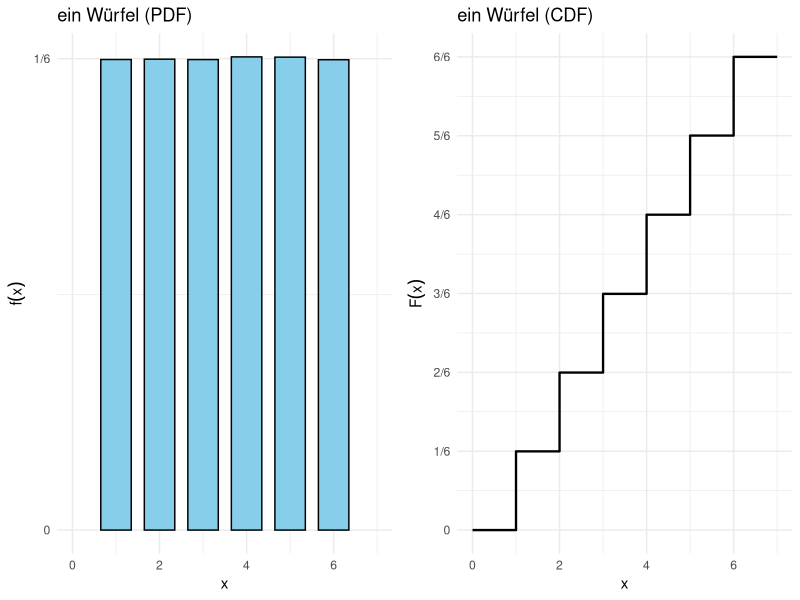
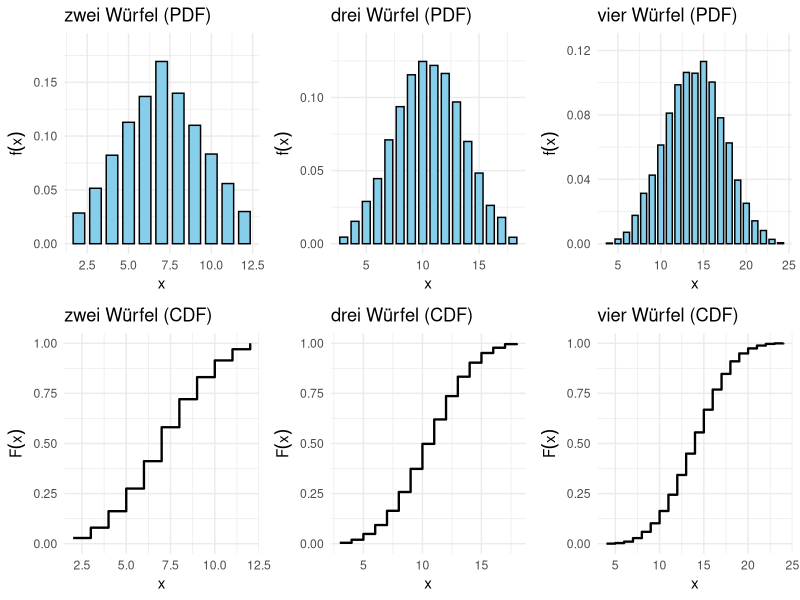
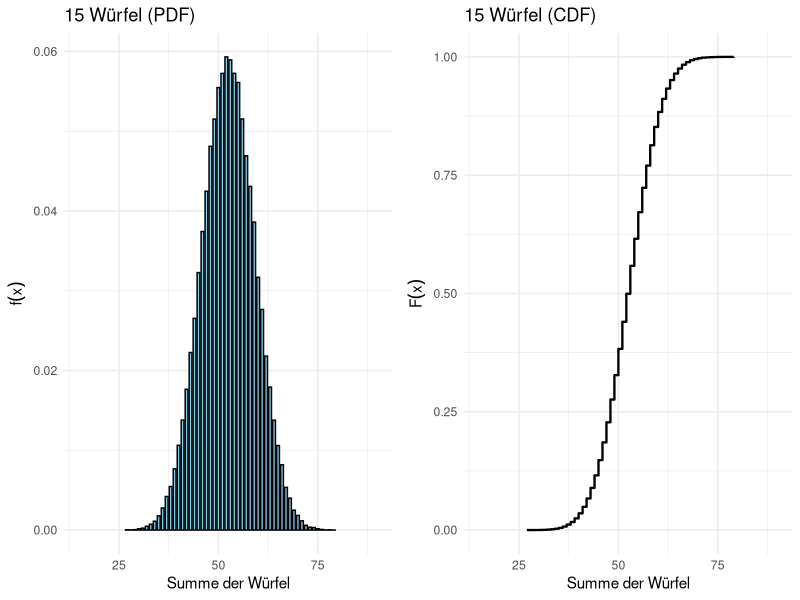
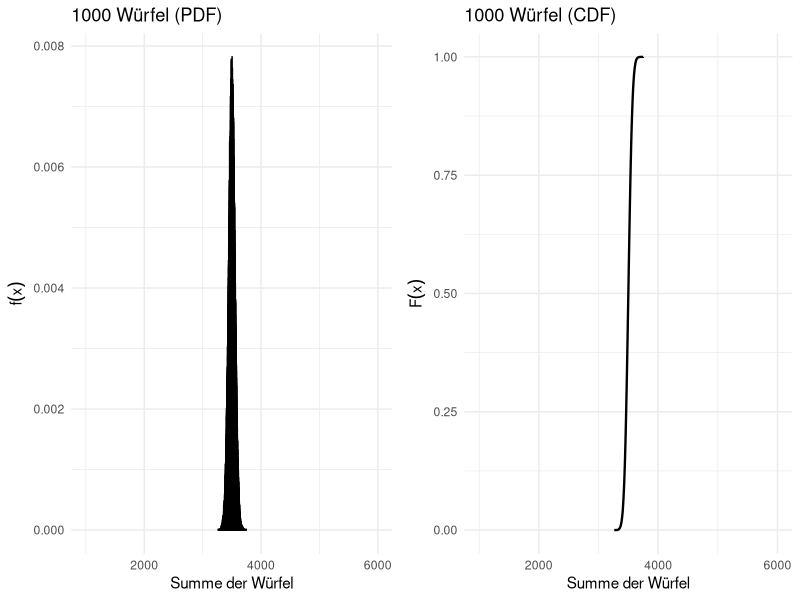
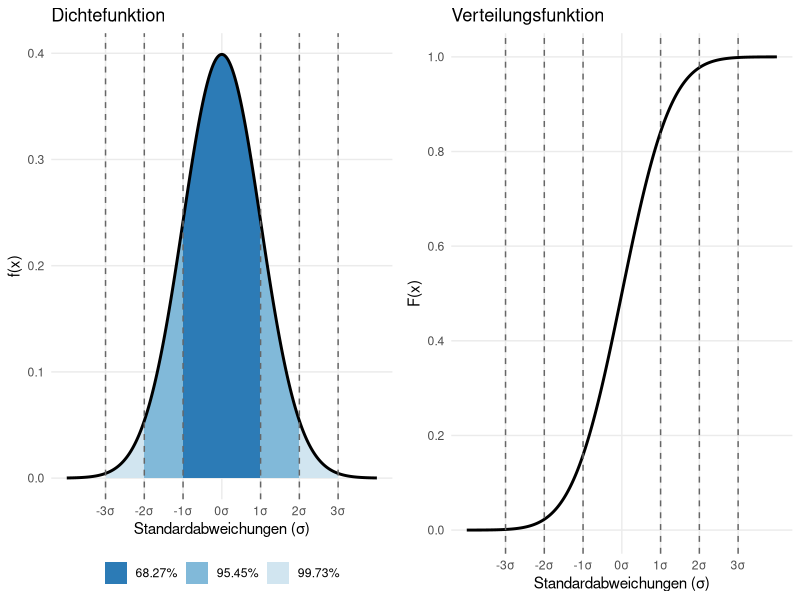

These figures' R source, in order:
## ---- chunk 1
#| label: setup
#| echo: false
list.of.packages <- c("ggplot2", "dplyr", "gridExtra")
new.packages <- list.of.packages[!(list.of.packages %in% installed.packages()[,"Package"])]
if(length(new.packages)) install.packages(new.packages)
## ---- chunk 2
#| label: fig-single-dice
#| fig-cap: "Diskrete Wahrscheinlichkeits- und Verteilungsfunktionen für einen Würfel (Berechnet mit 1'000'000 Simulationen)"
#| code-fold: true
#| warning: false

library(ggplot2)
library(dplyr)
library(gridExtra)

# Funktion zum Berechnen der Wahrscheinlichkeits- und Verteilungsfunktionen
simulate_dice <- function(n_dice) {
  rolls <- replicate(1000000, sum(sample(1:6, n_dice, replace = TRUE)))  # Simulation von n_dice Würfeln
  df <- as.data.frame(table(rolls) / length(rolls)) %>%
    rename(x = rolls, probability = Freq) %>%
    mutate(x = as.numeric(as.character(x))) %>%
    arrange(x) %>%
    mutate(cumulative_probability = cumsum(probability))

  # Zusätzliche Punkte für 0 und 1
  df <- rbind(data.frame(x = 0, probability = 0, cumulative_probability = 0),
              df,
              data.frame(x = max(df$x) + 1, probability = 0, cumulative_probability = 1))
  return(df)
}

# Daten für 1 Würfel
df_1dice <- simulate_dice(1)

# Plot für die Wahrscheinlichkeitsfunktion (PDF) von 1 Würfel
plot_pdf_1 <- ggplot(df_1dice, aes(x = x, y = probability)) +
  geom_bar(stat = "identity", fill = "skyblue", color = "black", width = 0.7) +
  labs(title = "ein Würfel (PDF)", x = "x", y = expression(f(x))) +
  theme_minimal() +
  ylim(0, max(df_1dice$probability, na.rm = TRUE) * 1.1) +
  xlim(0, 7) +
  scale_y_continuous(breaks = seq(0, 1/6, by = 1/6),
                    labels = c("0", "1/6"))

# Plot für die kumulative Verteilungsfunktion (CDF) von 1 Würfel
plot_cdf_1 <- ggplot(df_1dice, aes(x = x, y = cumulative_probability)) +
  geom_step(linewidth = 0.8, color = "black") +
  labs(title = "ein Würfel (CDF)", x = "x", y = expression(F(x))) +
  theme_minimal() +
  ylim(0, 1) +
  xlim(0, 7) +
  scale_y_continuous(breaks = seq(0, 1, by = 1/6),
                    labels = c("0", "1/6", "2/6", "3/6", "4/6", "5/6", "6/6"))

# Anordnung der beiden Plots in einem 2x1-Layout
grid.arrange(plot_pdf_1, plot_cdf_1, ncol = 2)
## ---- chunk 3
#| label: fig-multiple-dice
#| fig-cap: "Diskrete Wahrscheinlichkeits- und Verteilungsfunktionen für 2, 3 und 4 Würfel (Berechnet mit 100'000 Simulationen)"
#| code-fold: true
#| warning: false
library(ggplot2)
library(dplyr)
library(gridExtra)

# Funktion zum Berechnen der Wahrscheinlichkeits- und Verteilungsfunktionen
simulate_dice <- function(n_dice) {
  rolls <- replicate(10000, sum(sample(1:6, n_dice, replace = TRUE)))  # Simulation von n_dice Würfeln
  df <- as.data.frame(table(rolls) / length(rolls)) %>%
    rename(x = rolls, probability = Freq) %>%
    mutate(x = as.numeric(as.character(x))) %>%
    arrange(x) %>%
    mutate(cumulative_probability = cumsum(probability))
  return(df)
}

# Daten für 2, 3 und 4 Würfel
df_2dice <- simulate_dice(2)
df_3dice <- simulate_dice(3)
df_4dice <- simulate_dice(4)

# Plots für die PDF und CDF von 2 Würfeln
plot_pdf_2 <- ggplot(df_2dice, aes(x = x, y = probability)) +
  geom_bar(stat = "identity", fill = "skyblue", color = "black", width = 0.7) +
  labs(title = "zwei Würfel (PDF)", x = "x", y = expression(f(x))) +
  theme_minimal() +
  ylim(0, max(df_2dice$probability, na.rm = TRUE) * 1.1)

plot_cdf_2 <- ggplot(df_2dice, aes(x = x, y = cumulative_probability)) +
  geom_step(linewidth = 0.8, color = "black") +
  labs(title = "zwei Würfel (CDF)", x = "x", y = expression(F(x))) +
  theme_minimal() +
  ylim(0, 1)

# Plots für die PDF und CDF von 3 Würfeln
plot_pdf_3 <- ggplot(df_3dice, aes(x = x, y = probability)) +
  geom_bar(stat = "identity", fill = "skyblue", color = "black", width = 0.7) +
  labs(title = "drei Würfel (PDF)", x = "x", y = expression(f(x))) +
  theme_minimal() +
  ylim(0, max(df_3dice$probability, na.rm = TRUE) * 1.1)

plot_cdf_3 <- ggplot(df_3dice, aes(x = x, y = cumulative_probability)) +
  geom_step(linewidth = 0.8, color = "black") +
  labs(title = "drei Würfel (CDF)", x = "x", y = expression(F(x))) +
  theme_minimal() +
  ylim(0, 1)

# Plots für die PDF und CDF von 4 Würfeln
plot_pdf_4 <- ggplot(df_4dice, aes(x = x, y = probability)) +
  geom_bar(stat = "identity", fill = "skyblue", color = "black", width = 0.7) +
  labs(title = "vier Würfel (PDF)", x = "x", y = expression(f(x))) +
  theme_minimal() +
  ylim(0, max(df_4dice$probability, na.rm = TRUE) * 1.1)

plot_cdf_4 <- ggplot(df_4dice, aes(x = x, y = cumulative_probability)) +
  geom_step(linewidth = 0.8, color = "black") +
  labs(title = "vier Würfel (CDF)", x = "x", y = expression(F(x))) +
  theme_minimal() +
  ylim(0, 1)

# Anordnung der Plots in einem 3x2-Layout
grid.arrange(plot_pdf_2, plot_pdf_3, plot_pdf_4, plot_cdf_2, plot_cdf_3, plot_cdf_4, ncol = 3, nrow = 2)
## ---- chunk 4
#| label: fig-15-dice
#| fig-cap: "Diskrete Wahrscheinlichkeits- und Verteilungsfunktionen für 15 Würfel (Berechnet mit 100'000 Simulationen)"
#| code-fold: true
#| warning: false

# Lade benötigte Pakete
library(ggplot2)
library(dplyr)
library(gridExtra)

# Parameter definieren
n_dice <- 15       # Anzahl Würfel
n_simulations <- 100000  # Anzahl Simulationen

# Dynamische xlim basierend auf minimaler/maximaler Würfelsumme
x_min <- n_dice * 1      # Minimale Summe (alle Würfel = 1)
x_max <- n_dice * 6      # Maximale Summe (alle Würfel = 6)

# Funktion zur Simulation der Würfelsummen und Berechnung der Wahrscheinlichkeiten
simulate_dice <- function(n_dice, n_simulations) {
  
  # Simulation: Summe von n_dice Würfeln pro Durchlauf
  rolls <- replicate(n_simulations, sum(sample(1:6, n_dice, replace = TRUE)))
  
  # Häufigkeitstabelle mit Wahrscheinlichkeiten und kumulativen Wahrscheinlichkeiten
  df <- as.data.frame(table(rolls)) %>%
    rename(x = rolls, probability = Freq) %>%
    mutate(
      x = as.numeric(as.character(x)),         # x als numerisch
      probability = probability / sum(probability),   # Wahrscheinlichkeiten normieren
      cumulative_probability = cumsum(probability)     # Kumulative Verteilungsfunktion
    ) %>%
    arrange(x)
  
  return(df)
}

# Simulation durchführen
df_results <- simulate_dice(n_dice, n_simulations)

# Wahrscheinlichkeitsfunktion (PDF) plotten
plot_pdf <- ggplot(df_results, aes(x = x, y = probability)) +
  geom_bar(stat = "identity", fill = "skyblue", color = "black", width = 0.7) +
  labs(
    title = paste(n_dice, "Würfel (PDF)"),
    x = "Summe der Würfel",
    y = expression(f(x))
  ) +
  theme_minimal() +
  # x-Achse dynamisch setzen
  xlim(c(x_min, x_max))

# Kumulative Verteilungsfunktion (CDF) plotten
plot_cdf <- ggplot(df_results, aes(x = x, y = cumulative_probability)) +
  geom_step(linewidth = 0.8, color = "black") +
  labs(
    title = paste(n_dice, "Würfel (CDF)"),
    x = "Summe der Würfel",
    y = expression(F(x))
  ) +
  theme_minimal() +
  ylim(0, 1) +
  # x-Achse dynamisch setzen
  xlim(c(x_min, x_max))

# Beide Plots nebeneinander ausgeben
grid.arrange(plot_pdf, plot_cdf, ncol = 2)
## ---- chunk 5
#| label: fig-thousand-dice
#| fig-cap: "Diskrete Wahrscheinlichkeits- und Verteilungsfunktionen für 1000 Würfel (Berechnet mit 100'000 Simulationen)"
#| code-fold: true
#| warning: false

# Lade benötigte Pakete
library(ggplot2)
library(dplyr)
library(gridExtra)

# Parameter definieren
n_dice <- 1000       # Anzahl Würfel
n_simulations <- 100000  # Anzahl Simulationen

# Dynamische xlim basierend auf minimaler/maximaler Würfelsumme
x_min <- n_dice * 1      # Minimale Summe (alle Würfel = 1)
x_max <- n_dice * 6      # Maximale Summe (alle Würfel = 6)

# Funktion zur Simulation der Würfelsummen und Berechnung der Wahrscheinlichkeiten
simulate_dice <- function(n_dice, n_simulations) {
  
  # Simulation: Summe von n_dice Würfeln pro Durchlauf
  rolls <- replicate(n_simulations, sum(sample(1:6, n_dice, replace = TRUE)))
  
  # Häufigkeitstabelle mit Wahrscheinlichkeiten und kumulativen Wahrscheinlichkeiten
  df <- as.data.frame(table(rolls)) %>%
    rename(x = rolls, probability = Freq) %>%
    mutate(
      x = as.numeric(as.character(x)),         # x als numerisch
      probability = probability / sum(probability),   # Wahrscheinlichkeiten normieren
      cumulative_probability = cumsum(probability)     # Kumulative Verteilungsfunktion
    ) %>%
    arrange(x)
  
  return(df)
}

# Simulation durchführen
df_results <- simulate_dice(n_dice, n_simulations)

# Wahrscheinlichkeitsfunktion (PDF) plotten
plot_pdf <- ggplot(df_results, aes(x = x, y = probability)) +
  geom_bar(stat = "identity", fill = "skyblue", color = "black", width = 0.7) +
  labs(
    title = paste(n_dice, "Würfel (PDF)"),
    x = "Summe der Würfel",
    y = expression(f(x))
  ) +
  theme_minimal() +
  # x-Achse dynamisch setzen
  xlim(c(x_min, x_max))

# Kumulative Verteilungsfunktion (CDF) plotten
plot_cdf <- ggplot(df_results, aes(x = x, y = cumulative_probability)) +
  geom_step(linewidth = 0.8, color = "black") +
  labs(
    title = paste(n_dice, "Würfel (CDF)"),
    x = "Summe der Würfel",
    y = expression(F(x))
  ) +
  theme_minimal() +
  ylim(0, 1) +
  # x-Achse dynamisch setzen
  xlim(c(x_min, x_max))

# Beide Plots nebeneinander ausgeben
grid.arrange(plot_pdf, plot_cdf, ncol = 2)
## ---- chunk 6
#| label: fig-normal-distribution
#| fig-cap: "Links: Wahrscheinlichkeitsdichte (PDF), Rechts: Verteilungsfunktion (CDF) der Normalverteilung"
#| code-fold: true
#| warning: false
#| fig-height: 5
library(ggplot2)
library(gridExtra)

# Erzeugung der Normalverteilung
x <- seq(-4, 4, length.out = 1000)
y_pdf <- dnorm(x, mean = 0, sd = 1)
y_cdf <- pnorm(x, mean = 0, sd = 1)

# Datensätze erstellen
df_pdf <- data.frame(x = x, y = y_pdf)
df_cdf <- data.frame(x = x, y = y_cdf)

# PDF Plot
plot_pdf <- ggplot(df_pdf, aes(x = x, y = y)) +
  geom_ribbon(data = subset(df_pdf, x >= -3 & x <= 3),
             aes(ymin = 0, ymax = y, fill = "99.73%")) +
  geom_ribbon(data = subset(df_pdf, x >= -2 & x <= 2),
             aes(ymin = 0, ymax = y, fill = "95.45%")) +
  geom_ribbon(data = subset(df_pdf, x >= -1 & x <= 1),
             aes(ymin = 0, ymax = y, fill = "68.27%")) +
  geom_line(linewidth = 1) +
  geom_vline(xintercept = c(-3, -2, -1, 1, 2, 3), 
            linetype = "dashed", color = "gray40") +
  labs(x = "Standardabweichungen (σ)", 
       y = "f(x)",
       title = "Dichtefunktion") +
  scale_x_continuous(breaks = -3:3,
                    labels = paste0(c("-3", "-2", "-1", "0", "1", "2", "3"), "σ")) +
  scale_fill_manual(values = c(
    "68.27%" = "#2C7BB6",
    "95.45%" = "#81B9D9",
    "99.73%" = "#D1E5F0"
  )) +
  theme_minimal() +
  theme(
    panel.grid.minor = element_blank(),
    legend.position = "bottom",
    legend.title = element_blank()
  )

# CDF Plot
plot_cdf <- ggplot(df_cdf, aes(x = x, y = y)) +
  geom_line(linewidth = 1) +
  geom_vline(xintercept = c(-3, -2, -1, 1, 2, 3), 
            linetype = "dashed", color = "gray40") +
  labs(x = "Standardabweichungen (σ)", 
       y = "F(x)",
       title = "Verteilungsfunktion") +
  scale_x_continuous(breaks = -3:3,
                    labels = paste0(c("-3", "-2", "-1", "0", "1", "2", "3"), "σ")) +
  scale_y_continuous(breaks = seq(0, 1, 0.2)) +
  theme_minimal() +
  theme(
    panel.grid.minor = element_blank()
  )

# Plots nebeneinander anordnen
grid.arrange(plot_pdf, plot_cdf, ncol = 2)
